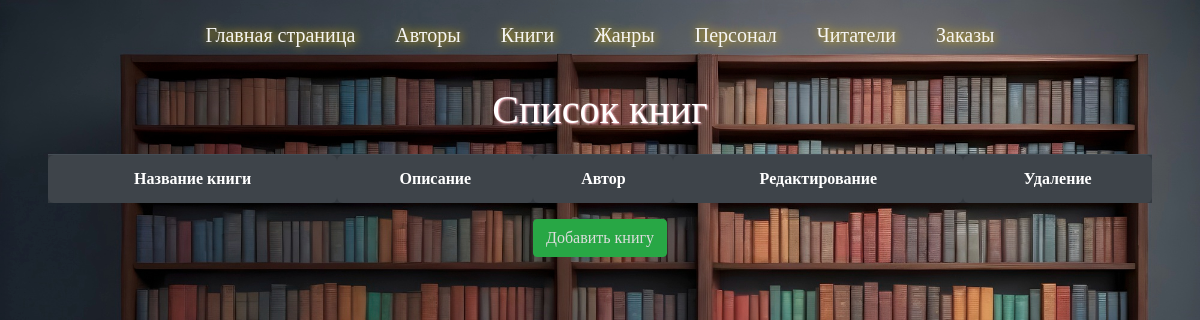
Page /Books/list/ on the earlier database version.
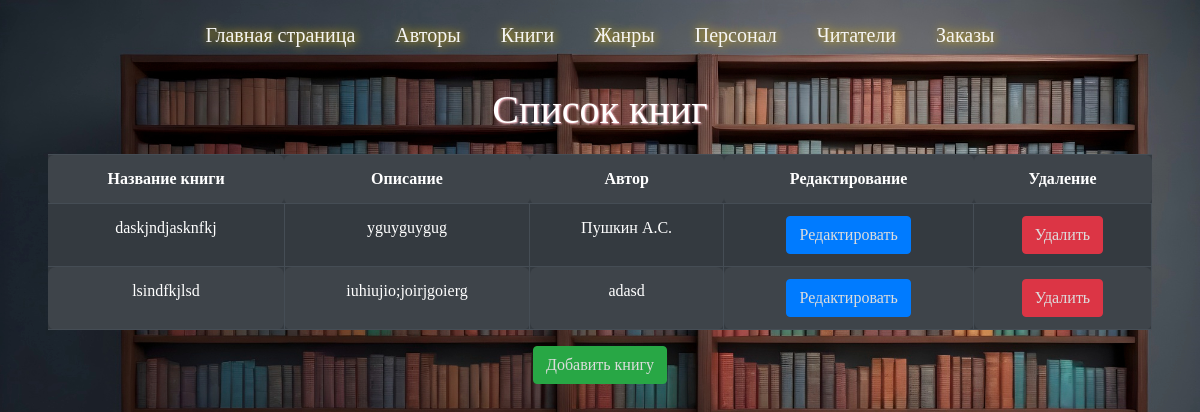
Same page on the later database version.
### Books/models.py (models this page shows, shortened)
class Books(models.Model):
    name = models.CharField(max_length=255)
    count = models.IntegerField()
    authors = models.ManyToManyField(Authors, blank=True)
    genres = models.ManyToManyField(Genres, blank=True)
    slug = models.SlugField(default="", null=False)
    description = models.TextField(default="")
    publishingYear = models.PositiveIntegerField(default=1)
    price = models.CharField(max_length=20, default='0.00')
    publication = models.CharField(max_length=100, default="no_publication")
    binding = models.CharField(max_length=50, default='no_binding')

### authors/models.py (models this page shows, shortened)
class Authors(models.Model):
    name = models.CharField(max_length=255, blank=True, null=True)
    description = models.CharField(max_length=255, default='No description', blank=True, null=True)
    slug = models.SlugField(default="", null=False)
    banner = models.ImageField(default="Гоголь.jpg", blank=True)

### Books/views.py (the view)
# urls.py: path('Books/list/',views.bookList,name='book_list'),
def bookList(request):
    books = Books.objects.all()
    paginator = Paginator(books,15) # 5 книг на странице
    page_number = request.GET.get('page')
    page_obj = paginator.get_page(page_number)
    return render(request,'Books/book_list.html',{'page_obj':books})

### Books/templates/books/book_list.html
{% extends 'base.html' %}
{% block header %}
<div class="box-author">
    <h1>Список книг</h1>
    <table class="table table-dark table-striped">
        <tr>
            <th>Название книги</th>
            <th>Описание</th>
            <th>Автор</th>
            <th>Редактирование</th>
            <th>Удаление</th>
        </tr>
        {% for book in page_obj %}
        <tr>
            <td>{{ book.name }}</td>
            <td>{{ book.description }}</td>
            <td>{% for author in book.authors.all %}
                {{ author.name }}{% if not forloop.last %}, {% endif %}
            {% endfor %}</td>
            <td><button type="button" class="btn btn-primary"><a href="{% url 'book_update' book.pk %}">Редактировать</a></button></td>
            <td><button type="button" class="btn btn-danger"><a href="{% url 'book_delete' book.pk %}">Удалить</a></button></td>
        </tr>
        {% endfor %}
    </table>
    <button type="button" class="btn btn-success"><a href="{% url 'book_create' %}">Добавить книгу</a></button>
</div>
{% endblock %}

Differences in the rows shown:
added Books: name "daskjndjasknfkj", description "yguyguygug"
now on this page (row unchanged): Authors: name "Пушкин А.C.", shown under "daskjndjasknfkj"
added Books: name "lsindfkjlsd", description "iuhiujio;joirjgoierg"
now on this page (row unchanged): Authors: name "adasd", shown under "lsindfkjlsd"
